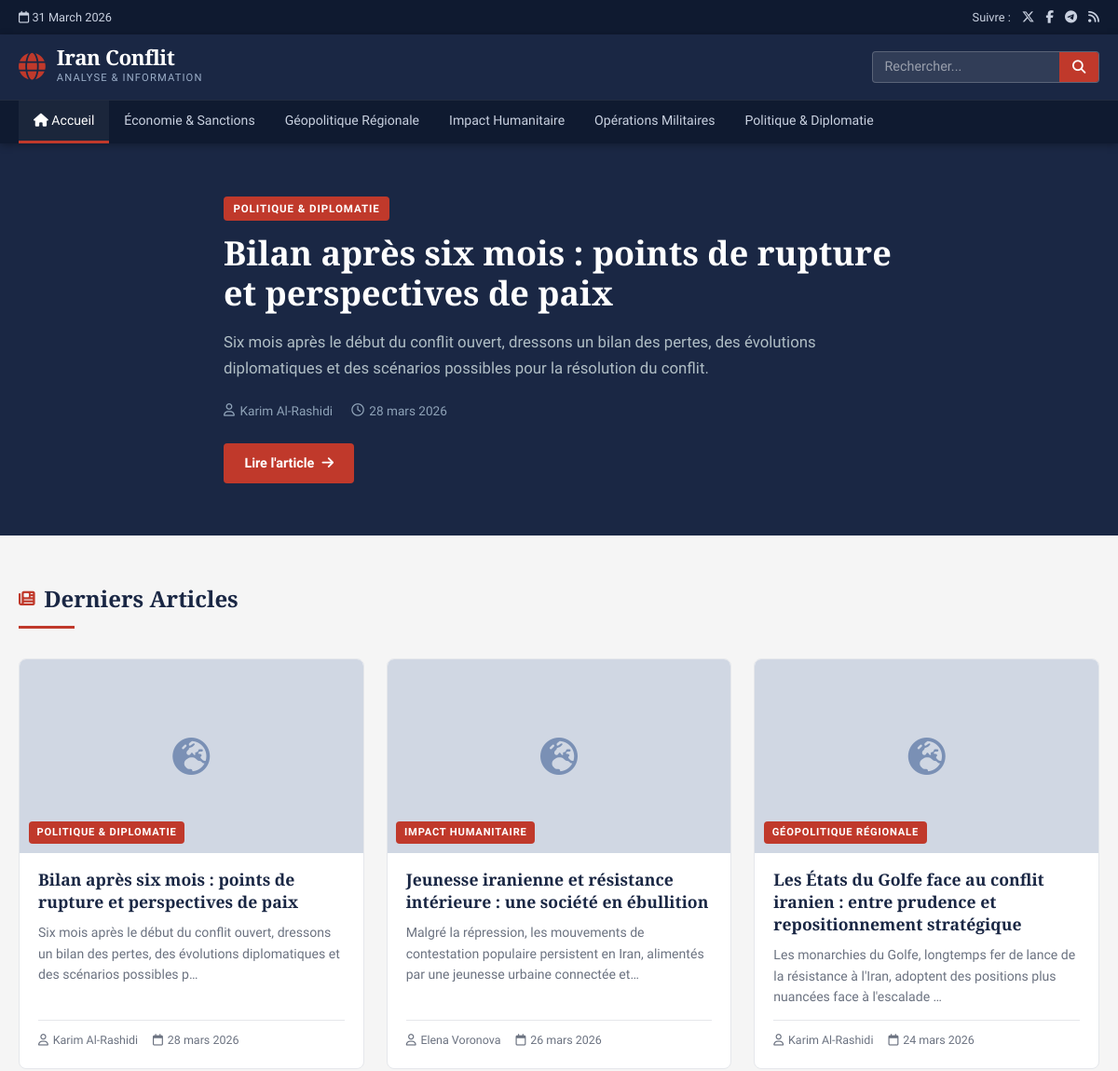
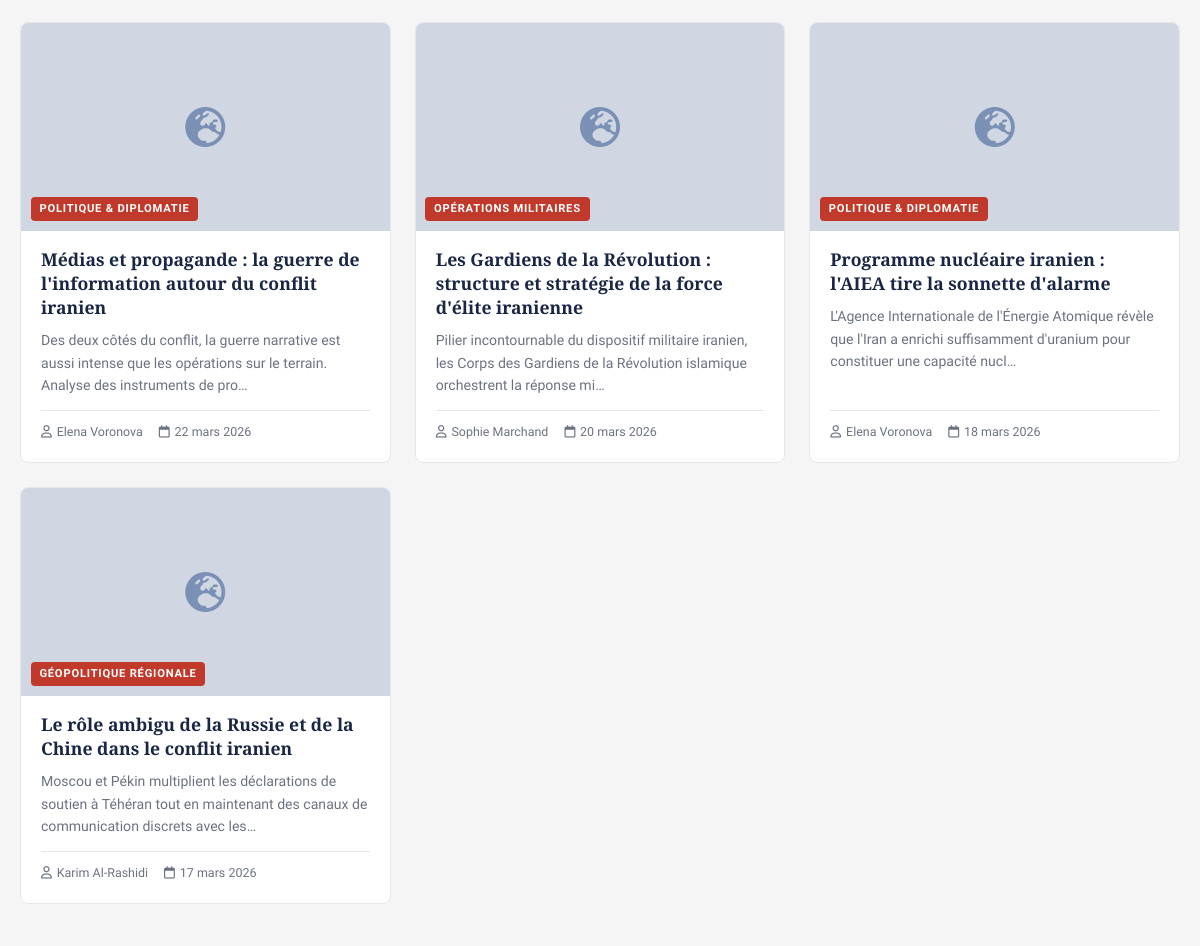
Before: /frontoffice/public/index.php (upper part) with the older database file (2 pictures, top to bottom).
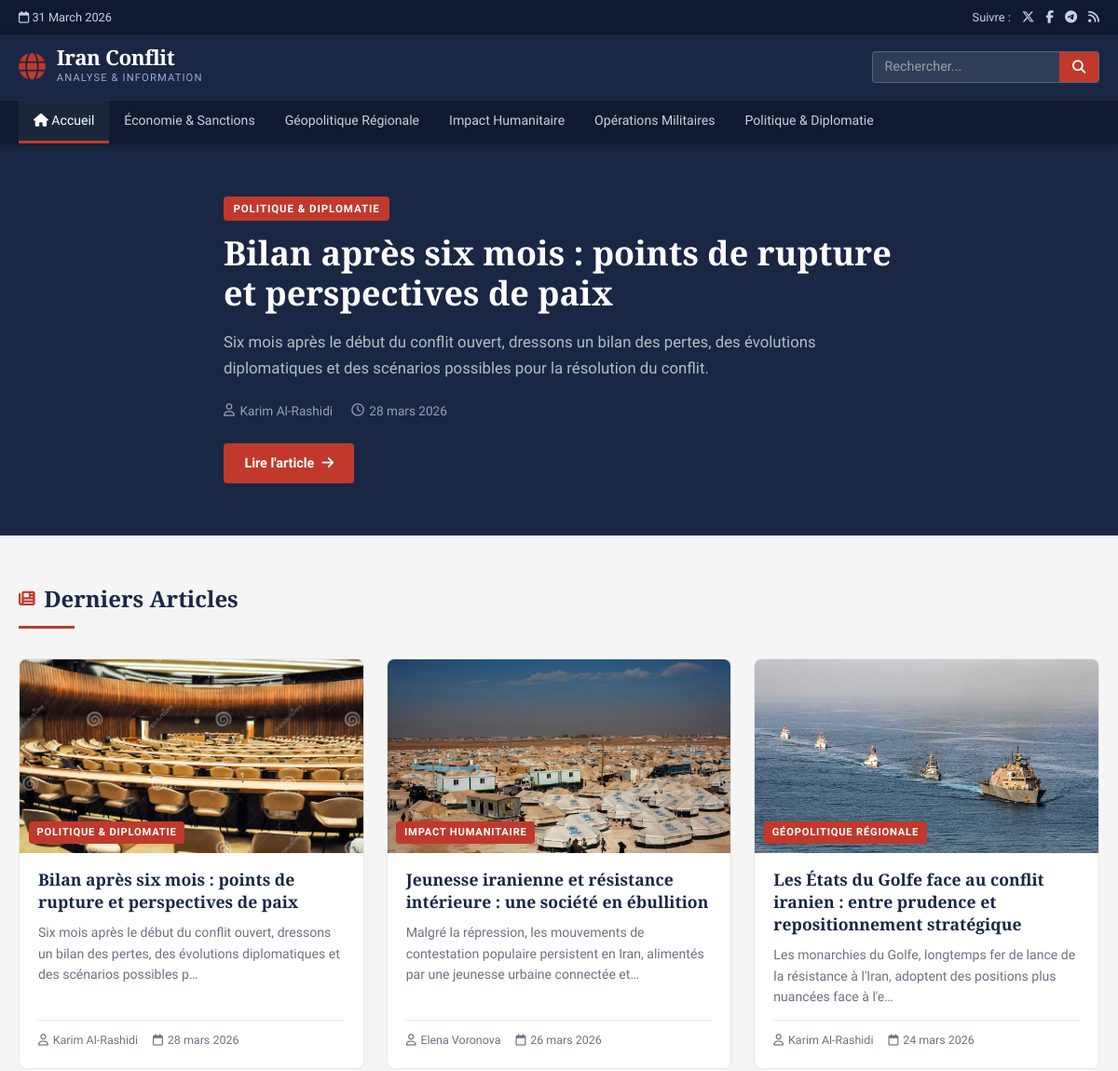
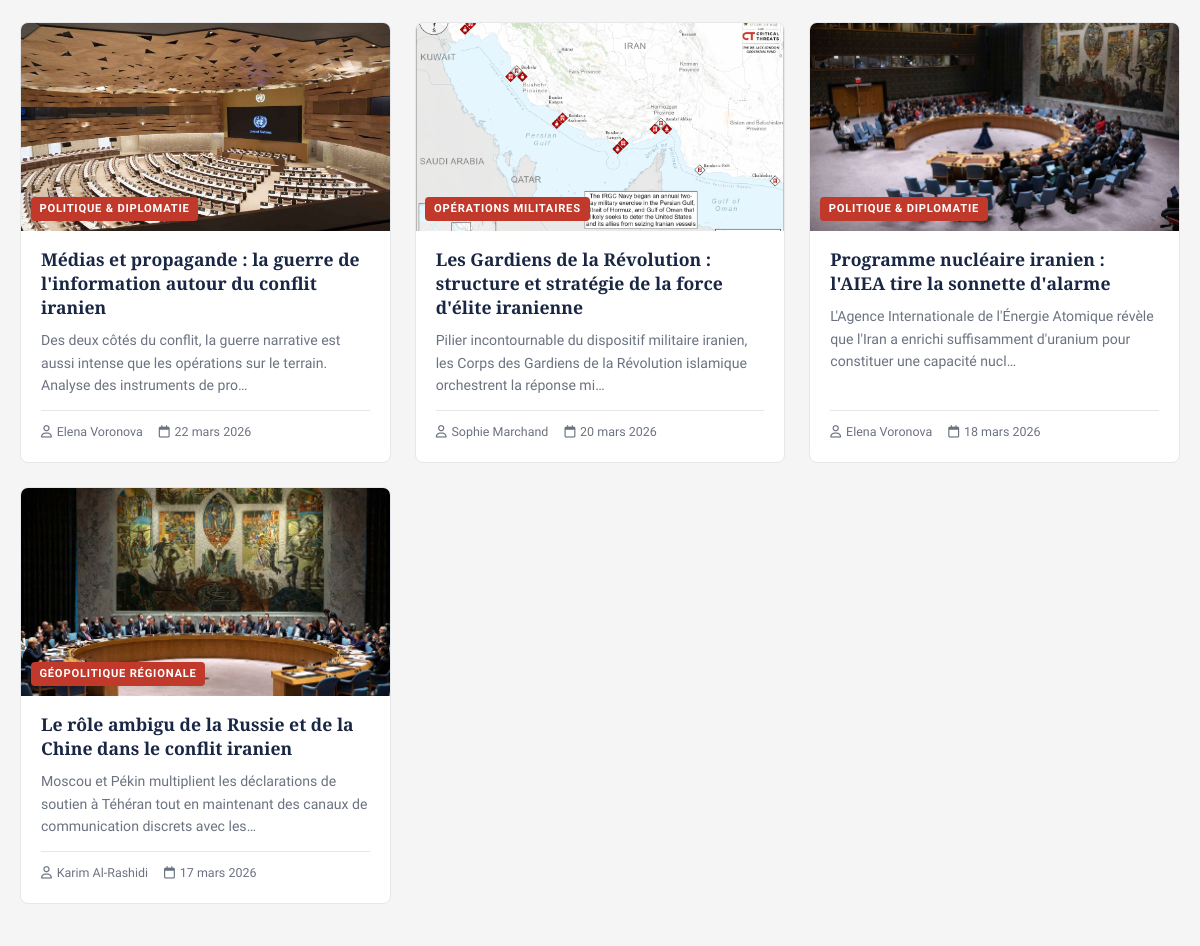
After: the same page with the newer database file (2 pictures, top to bottom).
### tables this page shows
CREATE TABLE IF NOT EXISTS categories
(
    id          INT UNSIGNED AUTO_INCREMENT PRIMARY KEY,
    name        VARCHAR(100) NOT NULL,
    slug        VARCHAR(110) NOT NULL UNIQUE,
    description TEXT,
    created_at  DATETIME DEFAULT CURRENT_TIMESTAMP
);

CREATE TABLE IF NOT EXISTS articles
(
    id           INT UNSIGNED AUTO_INCREMENT PRIMARY KEY,
    title        VARCHAR(255) NOT NULL,
    slug         VARCHAR(270) NOT NULL UNIQUE,
    summary      TEXT         NOT NULL,
    content      LONGTEXT     NOT NULL,
    image        VARCHAR(255),
    image_alt    VARCHAR(255),
    author_id    INT UNSIGNED,
    category_id  INT UNSIGNED,
    is_published TINYINT(1) DEFAULT 1,
    published_at DATETIME   DEFAULT CURRENT_TIMESTAMP,
    updated_at   DATETIME   DEFAULT CURRENT_TIMESTAMP ON UPDATE CURRENT_TIMESTAMP,
    FOREIGN KEY (author_id) REFERENCES authors (id) ON DELETE SET NULL,
    FOREIGN KEY (category_id) REFERENCES categories (id) ON DELETE SET NULL,
    INDEX        idx_slug(slug),
    INDEX        idx_category(category_id),
    INDEX        idx_published(is_published, published_at)
);

CREATE TABLE IF NOT EXISTS authors
(
    id         INT UNSIGNED AUTO_INCREMENT PRIMARY KEY,
    name       VARCHAR(150) NOT NULL,
    bio        TEXT,
    avatar     VARCHAR(255),
    created_at DATETIME DEFAULT CURRENT_TIMESTAMP
);

### frontoffice/includes/functions.php (called while the page is built, shortened)
<?php
function siteUrl(string $path = ''): string {
    $base = $_ENV['SITE_URL'] ?? getenv('SITE_URL') ?: 'http://localhost:8080';
    return rtrim($base, '/') . '/' . ltrim($path, '/');
}
function truncate(string $text, int $length = 160): string {
    $text = strip_tags($text);
    if (mb_strlen($text) <= $length) return $text;
    return mb_substr($text, 0, $length) . '…';
}
function formatDate(string $date, string $format = 'd F Y'): string {
    $dt = new DateTime($date);
    $months = [
        1 => 'janvier', 2 => 'février', 3 => 'mars', 4 => 'avril',
        5 => 'mai', 6 => 'juin', 7 => 'juillet', 8 => 'août',
        9 => 'septembre', 10 => 'octobre', 11 => 'novembre', 12 => 'décembre'
    ];
    $day   = $dt->format('d');
    $month = $months[(int)$dt->format('n')];
    $year  = $dt->format('Y');
    return "$day $month $year";
}
function h(string $str): string {
    return htmlspecialchars($str, ENT_QUOTES, 'UTF-8');
}
function getLatestArticles(int $limit = 6, int $offset = 0): array {
    $db = getDB();
    $stmt = $db->prepare("
        SELECT a.id, a.title, a.slug, a.summary, a.image, a.image_alt, a.published_at,
               c.name AS category_name, c.slug AS category_slug,
               au.name AS author_name
        FROM articles a
        LEFT JOIN categories c  ON a.category_id = c.id
        LEFT JOIN authors    au ON a.author_id    = au.id
        WHERE a.is_published = 1
        ORDER BY a.published_at DESC
        LIMIT :limit OFFSET :offset
    ");
    $stmt->bindValue(':limit', $limit, PDO::PARAM_INT);
    $stmt->bindValue(':offset', $offset, PDO::PARAM_INT);
    $stmt->execute();
    return $stmt->fetchAll();
}
function getAllCategories(): array {
    $db = getDB();
    return $db->query("SELECT * FROM categories ORDER BY name")->fetchAll();
}

### frontoffice/public/index.php (the view, shortened to what this page needs)
<?php
require_once __DIR__ . '/../includes/functions.php';
$latestArticles = getLatestArticles(7);
$heroArticle    = isset($latestArticles[0]) ? $latestArticles[0] : null;
$categories     = getAllCategories();
require_once __DIR__ . '/../includes/header.php';
?>
<?php if ($heroArticle): ?>
<section class="hero" aria-label="Article à la une">
    <div class="container hero__inner">
        <div class="hero__meta">
            <?php if ($heroArticle['category_name']): ?>
            <a href="<?= siteUrl('categorie/' . h($heroArticle['category_slug'])) ?>" class="category-badge">
                <?= h($heroArticle['category_name']) ?>
            </a>
            <?php endif; ?>
        </div>
        <h1 class="hero__title">
            <a href="<?= siteUrl('article/' . h($heroArticle['slug'])) ?>">
                <?= h($heroArticle['title']) ?>
            </a>
        </h1>
        <p class="hero__summary"><?= h(truncate($heroArticle['summary'], 220)) ?></p>
        <div class="hero__byline">
            <span><i class="fa-regular fa-user"></i> <?= h($heroArticle['author_name'] ?? 'Rédaction') ?></span>
            <span><i class="fa-regular fa-clock"></i> <?= formatDate($heroArticle['published_at']) ?></span>
        </div>
        <a href="<?= siteUrl('article/' . h($heroArticle['slug'])) ?>" class="btn btn--primary">
            Lire l'article <i class="fa-solid fa-arrow-right"></i>
        </a>
    </div>
</section>
<?php endif; ?>
<section class="section" aria-labelledby="latest-heading">
    <div class="container">
        <div class="section-header">
            <h2 id="latest-heading" class="section-title">
                <i class="fa-solid fa-newspaper"></i> Derniers Articles
            </h2>
            <div class="section-divider"></div>
        </div>
        <?php if (empty($latestArticles)): ?>
        <p class="empty-state"><i class="fa-solid fa-circle-info"></i> Aucun article disponible pour le moment.</p>
        <?php else: ?>
        <div class="articles-grid">
            <?php foreach ($latestArticles as $article): ?>
            <article class="article-card" itemscope itemtype="https://schema.org/NewsArticle">
                <div class="article-card__img-wrap">
                    <?php if ($article['image']): ?>
                    <img src="<?= h($article['image']) ?>"
                         alt="<?= h($article['image_alt'] ?? $article['title']) ?>"
                         class="article-card__img" loading="lazy"
                         itemprop="image">
                    <?php else: ?>
                    <div class="article-card__img-placeholder" aria-hidden="true">
                        <i class="fa-solid fa-globe-europe"></i>
                    </div>
                    <?php endif; ?>
                    <?php if ($article['category_name']): ?>
                    <a href="<?= siteUrl('categorie/' . h($article['category_slug'])) ?>"
                       class="article-card__category" itemprop="articleSection">
                        <?= h($article['category_name']) ?>
                    </a>
                    <?php endif; ?>
                </div>
                <div class="article-card__body">
                    <h2 class="article-card__title" itemprop="headline">
                        <a href="<?= siteUrl('article/' . h($article['slug'])) ?>" itemprop="url">
                            <?= h($article['title']) ?>
                        </a>
                    </h2>
                    <p class="article-card__summary" itemprop="description">
                        <?= h(truncate($article['summary'], 130)) ?>
                    </p>
                    <footer class="article-card__footer">
                        <span class="article-card__author" itemprop="author">
                            <i class="fa-regular fa-user"></i> <?= h($article['author_name'] ?? 'Rédaction') ?>
                        </span>
                        <time class="article-card__date" datetime="<?= h($article['published_at']) ?>" itemprop="datePublished">
                            <i class="fa-regular fa-calendar"></i> <?= formatDate($article['published_at']) ?>
                        </time>
                    </footer>
                </div>
            </article>
            <?php endforeach; ?>
        </div>
        <?php endif; ?>
    </div>
</section>
<?php require_once __DIR__ . '/../includes/footer.php'; ?>

### frontoffice/includes/header.php (shortened to what this page needs)
<?php
$siteTitle = 'Iran : Analyse du Conflit';
$categories = getAllCategories();
?>
<!DOCTYPE html>
<html lang="fr">
<head>
    <link rel="stylesheet" href="https://cdnjs.cloudflare.com/ajax/libs/font-awesome/6.5.1/css/all.min.css">
    <link rel="stylesheet" href="<?= siteUrl('assets/css/style.css') ?>">
</head>
<body>
<div class="topbar">
    <div class="container topbar__inner">
        <span class="topbar__date"><i class="fa-regular fa-calendar"></i> <?= date('d F Y') ?></span>
        <div class="topbar__social">
            <span>Suivre :</span>
            <a href="#" aria-label="Twitter / X"><i class="fa-brands fa-x-twitter"></i></a>
            <a href="#" aria-label="Facebook"><i class="fa-brands fa-facebook-f"></i></a>
            <a href="#" aria-label="Telegram"><i class="fa-brands fa-telegram"></i></a>
            <a href="#" aria-label="Flux RSS"><i class="fa-solid fa-rss"></i></a>
        </div>
    </div>
</div>
<header class="site-header" role="banner">
    <div class="container site-header__inner">
        <div class="site-header__brand">
            <a href="<?= siteUrl() ?>" class="brand-link" aria-label="Accueil — <?= h($siteTitle) ?>">
                <span class="brand-icon"><i class="fa-solid fa-globe"></i></span>
                <div class="brand-text">
                    <span class="brand-name">Iran Conflit</span>
                    <span class="brand-tagline">Analyse &amp; Information</span>
                </div>
            </a>
        </div>
        <form class="header-search" action="<?= siteUrl('recherche') ?>" method="get" role="search">
            <input type="search" id="header-search-input" name="q" placeholder="Rechercher..." autocomplete="off" value="<?= h($_GET['q'] ?? '') ?>">
            <button type="submit" aria-label="Lancer la recherche">
                <i class="fa-solid fa-magnifying-glass"></i>
            </button>
        </form>
    </div>
    <nav class="main-nav" id="mainNav" role="navigation" aria-label="Navigation principale">
        <div class="container">
            <ul class="main-nav__list">
                <li><a href="<?= siteUrl() ?>" <?= (basename($_SERVER['PHP_SELF']) === 'index.php' && !isset($_GET['slug'])) ? 'class="active" aria-current="page"' : '' ?>>
                    <i class="fa-solid fa-house"></i> Accueil
                </a></li>
                <?php foreach ($categories as $cat): ?>
                <li><a href="<?= siteUrl('categorie/' . h($cat['slug'])) ?>" <?= (($_GET['slug'] ?? '') === $cat['slug']) ? 'class="active" aria-current="page"' : '' ?>>
                    <?= h($cat['name']) ?>
                </a></li>
                <?php endforeach; ?>
            </ul>
        </div>
    </nav>
</header>
<main class="main-content" id="main-content">

### frontoffice/includes/footer.php (shortened to what this page needs)
</main>
</body>
</html>

Changed rows visible on the page:
changed articles "Bilan après six mois : points de rupture et perspectives de paix": image: picture added
changed articles "Jeunesse iranienne et résistance intérieure : une société en ébullition": image: picture added
changed articles: image: picture added; summary "Les monarchies du Golfe, longtemps fer de lance de la résistance à l'Iran, adoptent des positions plus nuancées face à l'escalade …" → "Les monarchies du Golfe, longtemps fer de lance de la résistance à l'Iran, adoptent des positions plus nuancées face à l'e…"
changed articles "Médias et propagande : la guerre de l'information autour du conflit iranien": image: picture added
changed articles "20 mars 2026": image: picture added
changed articles "Programme nucléaire iranien : l'AIEA tire la sonnette d'alarme": image: picture added
changed articles "Le rôle ambigu de la Russie et de la Chine dans le conflit iranien": image: picture added
